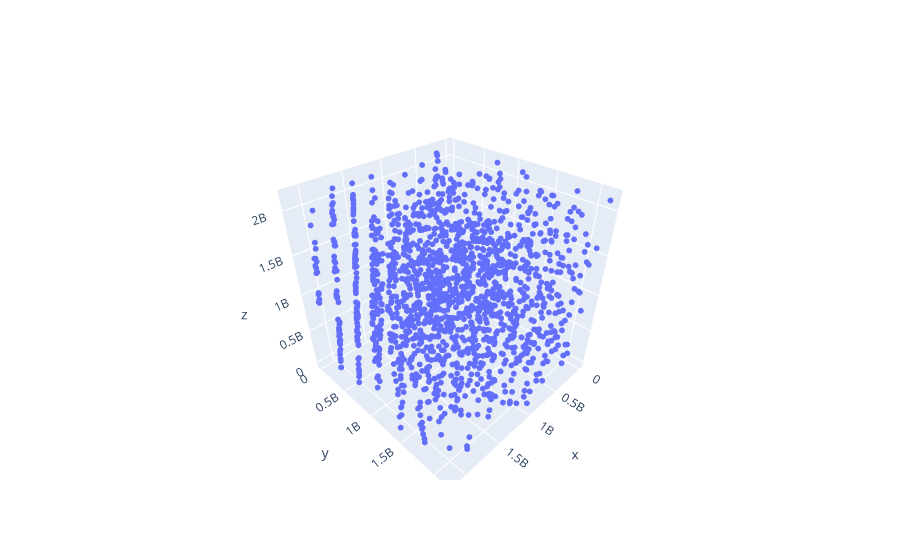

Notebook source saved alongside this figure:
### Markdown cell above
Let us resize the LCG to an array with three columns.  The effect will be that if our original sequence was $x_0, x_1, x_2, x_3, \ldots, x_{n-3}, x_{n-2}, x_{n-1}$, we will get a list of triplets, tuples of length three, $(x_0, x_1, x_2), (x_3, x_4, x_5), \ldots, (x_{n-1-2}, x_{n-1-1}, x_{n-1})$.  Unlike the pairs in 2D which seem well-scattered and random, triplets from the RANDU LCG are not very random at all! They all lie on parallel planes in 3D.

### Code cell
import plotly.graph_objects as go
import numpy as np

randu.resize(1670, 3)

fig = go.Figure(data=[go.Scatter3d(x=randu[:,0], y=randu[:,1], z=randu[:,2],
                                   mode='markers',
                                  marker=dict(size=2))])
fig.show()

### Figure 1 — Plotly figure (JSON) as saved in the notebook; plotly's stock layout.template omitted (floating-point values rounded to 4 significant figures; data arrays with more than 128 entries replaced by an {"elided": "..."} marker saying what was removed)
{"data": [{"marker": {"size": 2}, "mode": "markers", "type": "scatter3d", "x": {"elided": "1670 int values"}, "y": {"elided": "1670 int values"}, "z": {"elided": "1670 int values"}}], "layout": {}}
